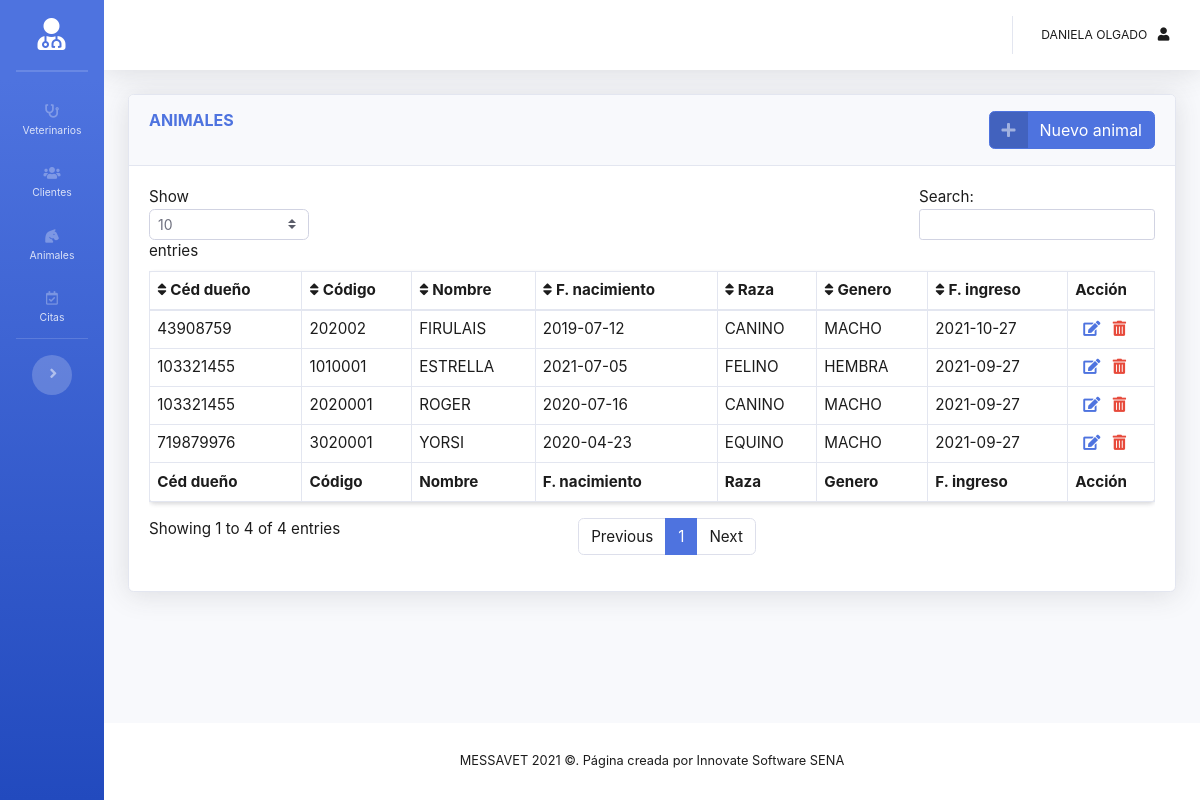
Screenshot of /app/index.php?vista=animales (signed in) with the database file from the repository.
### tables this page shows
CREATE TABLE `animal` (
  `anim_ced_cli` varchar(15) NOT NULL,
  `cod_animal` varchar(10) NOT NULL,
  `anim_nombre` varchar(50) NOT NULL,
  `anim_fech_nacido` timestamp NOT NULL DEFAULT current_timestamp(),
  `anim_cod_raza` varchar(2) NOT NULL,
  `anim_cod_genero` varchar(2) NOT NULL,
  `anim_fech_ingreso` timestamp NOT NULL DEFAULT current_timestamp()
);

CREATE TABLE `raza` (
  `cod_raza` varchar(2) NOT NULL,
  `raza_raza` varchar(50) NOT NULL
);

CREATE TABLE `genero` (
  `cod_genero` varchar(2) NOT NULL,
  `gene_genero` varchar(20) NOT NULL
);

### app/bin/Conexion.php (called while the page is built)
<?php
class Conexion{
    public static function conectar(){
        $servidor = 'localhost';
        $usuario = 'root';
        $constrasena = '';
        $baseddatos = 'messavet';
        try{
            $conex = new PDO("mysql:host=$servidor;dbname=$baseddatos", $usuario, $constrasena);
            $conex->setAttribute(PDO::ATTR_ERRMODE, PDO::ERRMODE_EXCEPTION);
            return $conex;
        }catch(PDOException $e){
            die('Conexion fallida: ' . $e->getMessage());
        }
    }
}

### app/bin/Animal.php (called while the page is built)
<?php
include('Conexion.php');
class Animal{
    public function __construct(){
        $this->conexion = (new Conexion())->conectar();
    }
    function get_animal(){
        $registros = $this->conexion->prepare("SELECT
        animal.anim_ced_cli, animal.cod_animal, animal.anim_nombre, animal.anim_fech_nacido, raza.raza_raza, genero.gene_genero, animal.anim_fech_ingreso
        FROM animal
            INNER JOIN raza ON (animal.anim_cod_raza=raza.cod_raza)
            INNER JOIN genero ON (animal.anim_cod_genero=genero.cod_genero)");
        $registros->execute();
        $filas = $registros->fetchAll();
        return $filas;
    }
}

### app/view/animalContenido.php (the view, shortened to what this page needs)
<?php
    include('bin/Animal.php');
    $usuarios = new Animal();
    $datos = $usuarios->get_animal();
?>
<link href="view/public/gijgo/gijgo.min.css" rel="stylesheet">
<div class="card shadow mb-4">
    <div class="card-header py-3">
        <h6 class="m-0 font-weight-bold text-primary mb-3 float-left">ANIMALES</h6>
        <a href="#" type="button" class="btn btn-primary btn-icon-split float-right " id="btnNuevoAnimal" data-toggle="modal" data-target="#modalAnimal">
        <span class="icon text-white-50"><i class="fas fa-plus"></i></span>
        <span class="text">Nuevo animal</span>
        </a>
    </div>
    <div class="card-body w-100">
        <div class="table-responsive">
            <table class="table table-bordered table-hover row-border shadow-sm rounded"  id="dtAnimales">
                <thead>
                    <tr class="text-nowrap">
                        <th><i class="fas fa-sort"></i> Céd dueño</th>
                        <th><i class="fas fa-sort"></i> Código</th>
                        <th><i class="fas fa-sort"></i> Nombre</th>
                        <th><i class="fas fa-sort"></i> F. nacimiento</th>
                        <th><i class="fas fa-sort"></i> Raza</th>
                        <th><i class="fas fa-sort"></i> Genero</th>
                        <th><i class="fas fa-sort"></i> F. ingreso</th>
                        <th> Acción </th>
                    </tr>
                </thead>
                <tfoot>
                    <tr class="text-nowrap">
                        <th>Céd dueño</th>
                        <th>Código</th>
                        <th>Nombre</th>
                        <th>F. nacimiento</th>
                        <th>Raza</th>
                        <th>Genero</th>
                        <th>F. ingreso</th>
                        <th> Acción </th>
                    </tr>
                </tfoot>
                <tbody>
                    <?php foreach($datos as $registro){
                    echo "<tr>";
                    echo "<td>" . $registro['anim_ced_cli'] . "</td>";
                    echo "<td>" . $registro['cod_animal'] . "</td>";
                    echo "<td>" . $registro['anim_nombre'] . "</td>";
                    echo "<td>" . substr($registro['anim_fech_nacido'], 0, 10) . "</td>";
                    echo "<td>" . $registro['raza_raza'] . "</td>";
                    echo "<td>" . $registro['gene_genero'] . "</td>";
                    echo "<td>" . substr($registro['anim_fech_ingreso'], 0, 10) . "</td>";
                    echo "<td class='text-nowrap'> <a href='#'><i class='editarAnimal fas fa-edit text-primary ml-2' data-toggle='modal' data-target='#modalAnimal'></i></a>
                    <a href='#'><i class='eliminarAnimal fas fa-trash-alt text-danger ml-2' data-toggle='modal' data-target='#modalAnimal'></i></a></td>";
                    echo "</tr>";
                    }
                    ?>
                </tbody>
            </table>
        </div>
    </div>
</div>

### rows the page displays
animal: anim_ced_cli "103321455", cod_animal "1010001", anim_nombre "ESTRELLA", anim_fech_nacido "2021-07-05", raza.raza_raza "FELINO", genero.gene_genero "HEMBRA", anim_fech_ingreso "2021-09-27"
animal: anim_ced_cli "103321455", cod_animal "2020001", anim_nombre "ROGER", anim_fech_nacido "2020-07-16", raza.raza_raza "CANINO", genero.gene_genero "MACHO", anim_fech_ingreso "2021-09-27"
animal: anim_ced_cli "43908759", cod_animal "202002", anim_nombre "FIRULAIS", anim_fech_nacido "2019-07-12", raza.raza_raza "CANINO", genero.gene_genero "MACHO", anim_fech_ingreso "2021-10-27"
animal: anim_ced_cli "719879976", cod_animal "3020001", anim_nombre "YORSI", anim_fech_nacido "2020-04-23", raza.raza_raza "EQUINO", genero.gene_genero "MACHO", anim_fech_ingreso "2021-09-27"

### other values shown
$_SESSION['usu_nom'] "DANIELA"
$_SESSION['usu_ape'] "OLGADO"
